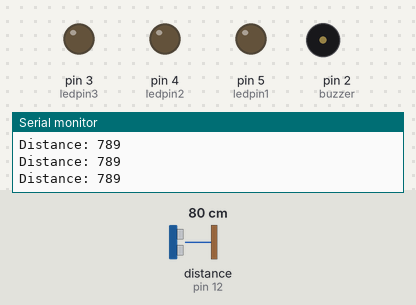
A sketch run on a simulated Arduino Uno, built with avr-gcc and run on an emulated ATmega328P. Shown: output pins drawn as LEDs (lit = HIGH), buzzer (waves = sounding, pin HIGH), the last lines printed to the serial monitor. Wiring (inferred from the names in the program): ultrasonic range finder: trigger pin 11; echo pin 12. Inputs (shaded band) come from the test bench; at power-on: distance to the obstacle (sensor on pin 12) 80 cm. The echo pulse lasts 58.3 µs per cm; pins used as bus, display or sensor lines are not drawn.

Above: at 1.2 s.
1.3 s: distance to the obstacle (sensor on pin 12) set to 34 cm
4.3 s: distance to the obstacle (sensor on pin 12) set to 27 cm
At 4.7 s:
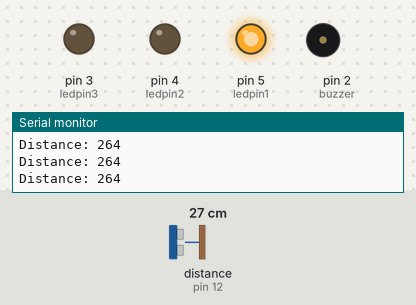
5.8 s: distance to the obstacle (sensor on pin 12) set to 22 cm
7.3 s: distance to the obstacle (sensor on pin 12) set to 19 cm
At 8.0 s:
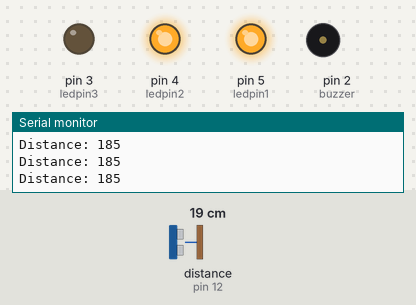
8.8 s: distance to the obstacle (sensor on pin 12) set to 12 cm
11.8 s: distance to the obstacle (sensor on pin 12) set to 9 cm
At 12.9 s:
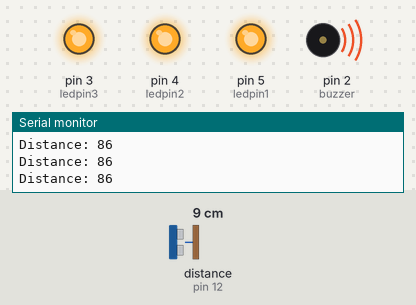
Timing chart, 0 to 14.3 s (numbered marks = the images above; inputs shaded):
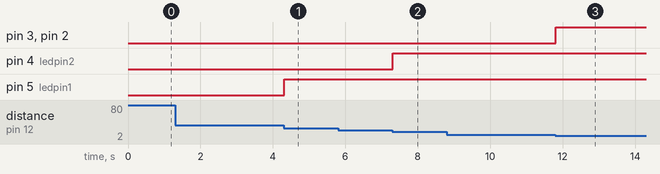

The sketch:

kipas_otomatis.ino
```cpp
#define r1 8
const int echo = 12;
const int trig = 11;
const int ledpin1 = 5;
const int ledpin2 = 4;
const int ledpin3 = 3;
const int buzzer = 2;

//devinisi

long duration;
int distance;
int savetyDistance;

void setup() {
  pinMode (echo,INPUT);
  pinMode (trig,OUTPUT);
  pinMode (ledpin1,OUTPUT);
  pinMode (ledpin2,OUTPUT);
  pinMode (ledpin3,OUTPUT);
  pinMode (r1,OUTPUT);
  pinMode (buzzer,OUTPUT);
  Serial.begin(9600);
}

void loop() {
  //buat penyasuaian sensor;
  digitalWrite (trig,LOW);
  delayMicroseconds (2);
  //buat atur nyala matinya sensor;
  digitalWrite (trig,HIGH);
  delayMicroseconds (10);
  digitalWrite (trig,LOW);
  //NGATUR SI ECHO
  duration = pulseIn (echo,HIGH);
  //PEMBACAAN SENSOR;
  distance = duration *0.34/2;

  savetyDistance = distance;
  if (savetyDistance <=300){
    digitalWrite (r1,LOW);
    digitalWrite (ledpin1,HIGH);
  }else{
    digitalWrite (r1,HIGH);
    digitalWrite (ledpin1,LOW);
  }
  if (savetyDistance <=200){
    digitalWrite (ledpin1,HIGH);
    digitalWrite (ledpin2,HIGH);
  }else{
    digitalWrite (ledpin2,LOW);
  }
  if (savetyDistance <=100){
    digitalWrite (buzzer,HIGH);
    digitalWrite (ledpin1,HIGH);
    digitalWrite (ledpin2,HIGH);
    digitalWrite (ledpin3,HIGH);
  }else{
    digitalWrite (ledpin3,LOW);
    digitalWrite (buzzer,LOW);
  }

  Serial.print("Distance: ");
  Serial.println(distance);

}
```

Measured:
- the behaviour switches between 31 and 30 cm on distance to the obstacle (sensor on pin 12) (found by bisection; images 0 and 1)
- the behaviour switches between 21 and 20 cm on distance to the obstacle (sensor on pin 12) (found by bisection; images 1 and 2)
- the behaviour switches between 11 and 10 cm on distance to the obstacle (sensor on pin 12) (found by bisection; images 2 and 3)
- after the input at 4.3 s, pin 5 (ledpin1): LOW → HIGH at once
- after the input at 7.3 s, pin 4 (ledpin2): LOW → HIGH at once
- after the input at 11.8 s, pin 3 (ledpin3), pin 2 (buzzer): LOW → HIGH at once
